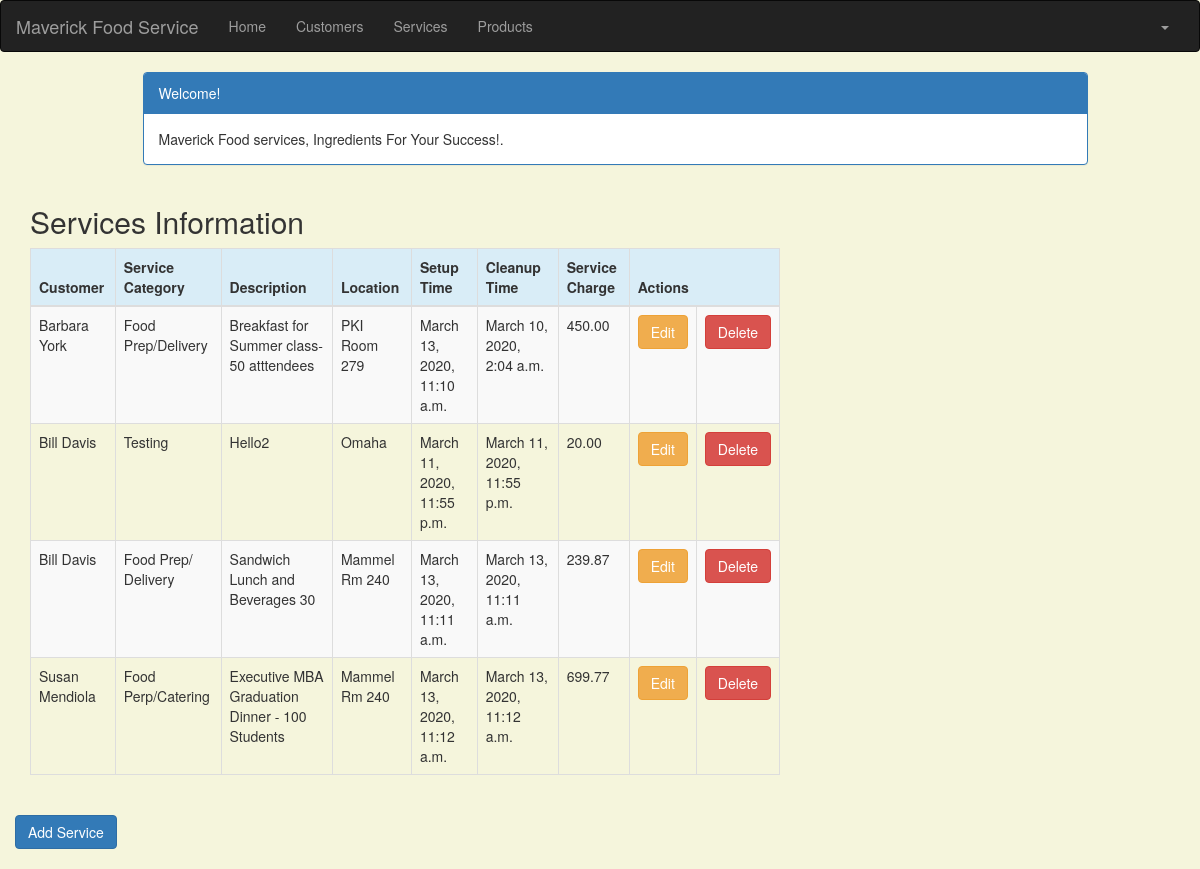
Screenshot of /service_list (signed in) with the database file from the repository.
### crm/models.py (models this page shows, shortened)
class Service(models.Model):
    cust_name = models.ForeignKey(Customer, on_delete=models.CASCADE, related_name='services')
    service_category = models.CharField(max_length=100)
    description = models.TextField()
    location = models.CharField(max_length=200)
    setup_time = models.DateTimeField(
        default=timezone.now)
    cleanup_time = models.DateTimeField(
        default=timezone.now)
    service_charge = models.DecimalField(max_digits=10, decimal_places=2)
    created_date = models.DateTimeField(
        default=timezone.now)
    updated_date = models.DateTimeField(auto_now_add=True)

class Customer(models.Model):
    cust_name = models.CharField(max_length=50)
    organization = models.CharField(max_length=100, blank=True)
    role = models.CharField(max_length=100)
    email = models.EmailField(max_length=100)
    bldgroom = models.CharField(max_length=100)
    address = models.CharField(max_length=200)
    account_number = models.IntegerField(blank=False, null=False)
    city = models.CharField(max_length=50)
    state = models.CharField(max_length=50)
    zipcode = models.CharField(max_length=10)
    phone_number = models.CharField(max_length=50)
    created_date = models.DateTimeField(
        default=timezone.now)
    updated_date = models.DateTimeField(auto_now_add=True)

### crm/views.py (the view)
# urls.py: path('service_list', views.service_list, name='service_list'),
@login_required
def service_list(request):
   services = Service.objects.filter(created_date__lte=timezone.now())
   return render(request, 'crm/service_list.html', {'services': services})

### crm/models.py (called while the page is built)
    def __str__(self):
        return str(self.cust_name)

### crm/templates/crm/service_list.html (shortened to what this page needs)
<!DOCTYPE html>
{% extends 'crm/base.html' %}
{% block content %}
    <head>
        <link rel="stylesheet" href="https://maxcdn.bootstrapcdn.com/bootstrap/3.3.4/css/bootstrap.min.css">
    </head>
    <body>
    <div class="container">
        <div class="row">
            <div class="col-md-10 col-md-offset-1">
                <div class="panel panel-primary">
                    <div class="panel-heading">Welcome!</div>
                    <div class="panel-body">
                        Maverick Food services, Ingredients For Your Success!.
                    </div>
                </div>
            </div>
        </div>
    </div>
    <div class="row">
        <h2 style="padding-left: 15Px">Services Information</h2>
    </div>
    <div>
        <table class="table table-striped table-bordered table-hover">
            <thead>
            <tr class="bg-info">
                <th>Customer</th>
                <th>Service Category</th>
                <th>Description</th>
                <th>Location</th>
                <th>Setup Time</th>
                <th>Cleanup Time</th>
                <th>Service Charge</th>
                <th colspan="3">Actions</th>
            </tr>
            </thead>
            <tbody>
            {% for service in services %}
                <tr>
                    <td>{{ service.cust_name }}</td>
                    <td>{{ service.service_category }}</td>
                    <td>{{ service.description }}</td>
                    <td>{{ service.location }}</td>
                    <td>{{ service.setup_time }}</td>
                    <td>{{ service.cleanup_time }}</td>
                    <td>{{ service.service_charge }}</td>
                    <td><a href="{% url 'crm:service_edit' pk=service.pk %}"
                           class="btn btn-warning">Edit</a></td>
                    <td><a href="{% url 'crm:service_delete' pk=service.pk %}"
                           onclick="return confirm('Are you sure you want to delete?')"
                           class="btn btn-danger">Delete</a>
                    </td>
                </tr>
            {% endfor %}
            </tbody>
        </table>
    </div>
    <div class="row">
         <a href="{% url 'crm:service_new' %}" class="row"><span
                    class="btn btn-primary">Add Service</span></a>
     </div>
    </body>
{% endblock %}

### crm/templates/crm/base.html (shortened to what this page needs)
<!DOCTYPE html>
{% load static %}
<html lang="en">
<head>
    <link rel="stylesheet" href="https://maxcdn.bootstrapcdn.com/bootstrap/3.3.7/css/bootstrap.min.css">
</head>
<body id="app-layout">
<nav class="navbar navbar-inverse">
    <div class="container-fluid">
        <div class="navbar-header">
            <a class="navbar-brand" href="/">
                Maverick Food Service
            </a>
        </div>
        <div class="collapse navbar-collapse" id="myNavbar">
            <ul class="nav navbar-nav">
                <li><a href="{% url 'crm:home' %}">Home</a></li>
                <li><a href="{% url 'crm:customer_list' %}">Customers</a></li>
               <li><a href="{% url 'crm:service_list' %}">Services</a></li>
                <li><a href="{% url 'crm:product_list' %}">Products</a></li>
            </ul>
            <ul class="nav navbar-nav navbar-right">
                {% if user.is_authenticated %}
                    <li class="dropdown">
                        <a href="#" class="dropdown-toggle" data-toggle="dropdown" role="button" aria-expanded="false">
                            <span class="caret"></span>
                        </a>
                    </li>
                {% else %}
                    <li><a href="{% url 'login' %}"><span class="glyphicon glyphicon-log-in"></span> Login</a></li>
                {% endif %}
            </ul>
        </div>
    </div>
</nav>
<div class="content container">
    <div class="row">
        <div class="col-md-8">
            {% block content %}{% endblock %}
        </div>
    </div>
</body>
</html>

### crm/templates/crm/base.html (style rules this page uses)
.navbar { margin-bottom: 0; border-radius: 0; }

### crm/templates/crm/service_list.html (style rules this page uses)
body { background-color: beige; }

### rows the page displays
Service: cust_name "Barbara York", service_category "Food Prep/Delivery", description "Breakfast for Summer class- 50 atttendees", location "PKI Room 279", setup_time "March 13, 2020, 11:10 a.m.", cleanup_time "March 10, 2020, 2:04 a.m.", service_charge "450.00"
Service: cust_name "Bill Davis", service_category "Testing", description "Hello2", location "Omaha", setup_time "March 11, 2020, 11:55 p.m.", cleanup_time "March 11, 2020, 11:55 p.m.", service_charge "20.00"
Service: cust_name "Bill Davis", service_category "Food Prep/ Delivery", description "Sandwich Lunch and Beverages 30", location "Mammel Rm 240", setup_time "March 13, 2020, 11:11 a.m.", cleanup_time "March 13, 2020, 11:11 a.m.", service_charge "239.87"
Service: cust_name "Susan Mendiola", service_category "Food Perp/Catering", description "Executive MBA Graduation Dinner - 100 Students", location "Mammel Rm 240", setup_time "March 13, 2020, 11:12 a.m.", cleanup_time "March 13, 2020, 11:12 a.m.", service_charge "699.77"
